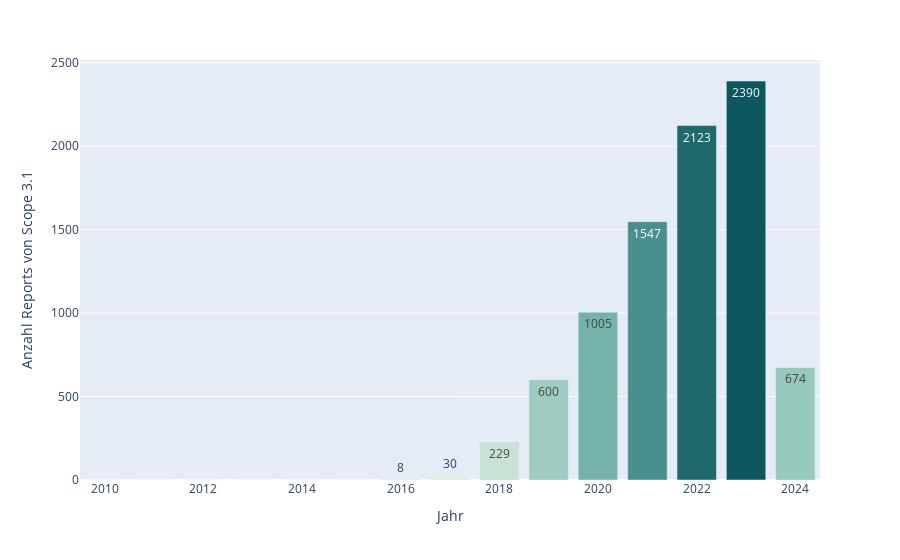

Write notebook code for a chart like this one.
### Code cell
# figure out the desired Scope 3.1 purchased goods and services value and how it was reported
scope3_1_count_per_year: pd.Series = (
    all_historic_frame["TR.UpstreamScope3PurchasedGoodsAndServices"].notna().groupby(level=1).sum()
)
fig = px.bar(
    scope3_1_count_per_year,
    x=scope3_1_count_per_year.index,
    y="TR.UpstreamScope3PurchasedGoodsAndServices",
    color="TR.UpstreamScope3PurchasedGoodsAndServices",
    color_continuous_scale="mint",
    text_auto=True,
    labels={
        "TR.UpstreamScope3PurchasedGoodsAndServices": "Anzahl Reports von Scope 3.1",
        "Date": "Jahr",
    }
)
fig.update_coloraxes(showscale=False)
fig.write_image(config.data_dir / "figures" / "scope3_1_count_per_year.png")
fig.show()

### Figure 1 — Plotly figure (JSON) as saved in the notebook; plotly's stock layout.template omitted (floating-point values rounded to 4 significant figures)
{"data": [{"hovertemplate": "Jahr=%{x}<br>Anzahl Reports von Scope 3.1=%{marker.color}<extra></extra>", "legendgroup": "", "marker": {"color": [0, 0, 0, 0, 0, 0, 8, 30, 229, 600, 1005, 1547, 2123, 2390, 674], "coloraxis": "coloraxis", "pattern": {"shape": ""}}, "name": "", "orientation": "v", "showlegend": false, "textposition": "auto", "texttemplate": "%{y}", "x": ["2010-01-01T00:00:00", "2011-01-01T00:00:00", "2012-01-01T00:00:00", "2013-01-01T00:00:00", "2014-01-01T00:00:00", "2015-01-01T00:00:00", "2016-01-01T00:00:00", "2017-01-01T00:00:00", "2018-01-01T00:00:00", "2019-01-01T00:00:00", "2020-01-01T00:00:00", "2021-01-01T00:00:00", "2022-01-01T00:00:00", "2023-01-01T00:00:00", "2024-01-01T00:00:00"], "xaxis": "x", "y": [0, 0, 0, 0, 0, 0, 8, 30, 229, 600, 1005, 1547, 2123, 2390, 674], "yaxis": "y", "type": "bar"}], "layout": {"xaxis": {"anchor": "y", "domain": [0.0, 1.0], "title": {"text": "Jahr"}}, "yaxis": {"anchor": "x", "domain": [0.0, 1.0], "title": {"text": "Anzahl Reports von Scope 3.1"}}, "coloraxis": {"colorbar": {"title": {"text": "Anzahl Reports von Scope 3.1"}}, "colorscale": [[0.0, "rgb(228, 241, 225)"], [0.1667, "rgb(180, 217, 204)"], [0.3333, "rgb(137, 192, 182)"], [0.5, "rgb(99, 166, 160)"], [0.6667, "rgb(68, 140, 138)"], [0.8333, "rgb(40, 114, 116)"], [1.0, "rgb(13, 88, 95)"]], "showscale": false}, "legend": {"tracegroupgap": 0}, "margin": {"t": 60}, "barmode": "relative"}}
